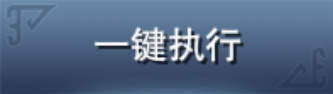
#> input picture game/cityTask/temp.png, 333 x 94 px, found by its file name
$ python strTest.py
#> lines starting #> are read from the running program, lines starting #| are printed output that depends on the picture
import cv2
import numpy as np


# 获取可以攻打的坐标
def getQianWangLoc():
    gray=cv2.imread("D:/idea_workspace/TaskScript/temp.png")
#> gray is the input picture: shape (94, 333, 3); mean B, G, R 131.7, 104, 82.2
    img2=cv2.imread("D:/idea_python/Demo/game/utils/qiangwang.png")
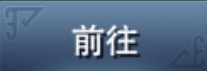
#> input picture game/utils/qiangwang.png, 207 x 71 px, found by its file name
#> img2 is the input picture: shape (71, 207, 3); mean B, G, R 134.8, 107.8, 85.1
    # [4 lines of commented-out code are left out]
    threshold = 0.99
    res=cv2.matchTemplate(gray,img2,cv2.TM_CCOEFF_NORMED)
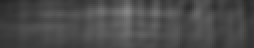
#> res: shape (24, 127) float32 (shown 2 times larger); min 0.15, max 0.528, mean 0.294
    loc = np.where(res >= threshold)
#> loc = (empty array, empty array)
    pt = loc[::-1]
#> pt = (empty array, empty array)
    if len(pt[0])>0 and len(pt[1])>0:
        tx=pt[0][0]+105
        ty=pt[1][0]+90
        return [tx,ty]
    else:
        return [813, 588]


if __name__ == '__main__':
    ret=getQianWangLoc()
    print(ret)
